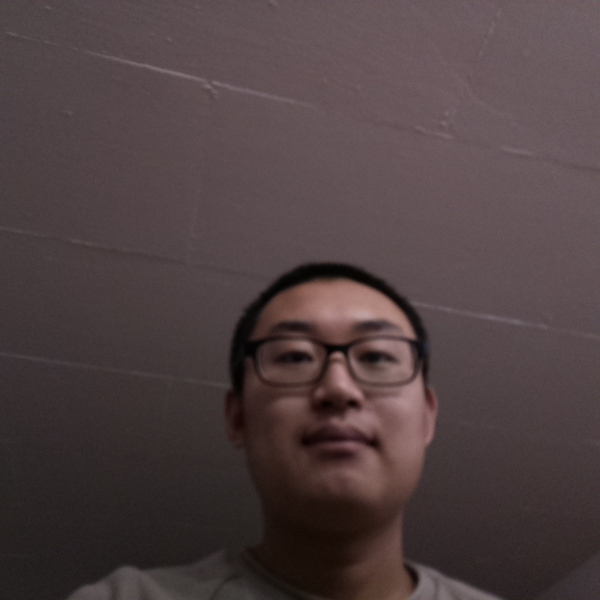
#> input picture identify_people/training-data/s3/0boteng.jpg, 600 x 600 px, found by its file name; its folder holds only this picture in this run
$ python face-create-gray.py   (older library calls are emulated)
#> lines starting #> are read from the running program, lines starting #| are printed output that depends on the picture; after the words box and inside, x2 and y2 are one past the last pixel; in counts of white or black regions, pixels touching at a corner belong together
import cv2
import sys
import os

# Get user supplied values
cascPath = "/home/pi/IoT_Control_Center_pi/training-data/haarcascade_frontalface_default.xml"

# For each person, one face id
face_id = 3
# Initialize sample face image
count = 0

# Create the haar cascade
faceCascade = cv2.CascadeClassifier(cascPath)
#------STEP-1--------
#get the directories (one directory for each subject) in data folder
data_folder_path = "/home/pi/IoT_Control_Center_pi/identify_people/training-data"
dirs = os.listdir(data_folder_path)
print(dirs)

#let's go through each directory and read images within it
for dir_name in dirs:
#our subject directories start with letter 's' so
#ignore any non-relevant directories if any
   if not dir_name.startswith("s"):
      continue;

#------STEP-2--------
#extract label number of subject from dir_name
#format of dir name = slabel
#, so removing letter 's' from dir_name will give us label
   label = int(dir_name.replace("s", ""))

#build path of directory containing images for current subject subject
#sample subject_dir_path = "training-data/s1"
   subject_dir_path = data_folder_path + "/" + dir_name
   print(subject_dir_path)
#get the images names that are inside the given subject directory
   subject_images_names = os.listdir(subject_dir_path)
   face_id = face_id+1

#------STEP-3--------
#go through each image name, read image,
#detect face and add face to list of faces
   for image_name in subject_images_names:

#ignore system files like .DS_Store
      if image_name.startswith("."):
         continue;

#build image path
#sample image path = training-data/s1/1.pgm
      image_path = subject_dir_path + "/" + image_name
      print(image_path)
#read image
      image = cv2.imread(image_path)
#> image is the input picture: shape (600, 600, 3); mean B, G, R 65.2, 64.2, 78.4

#display an image window to show the image
      #cv2.imshow("Training on image...", image)
      gray = cv2.cvtColor(image, cv2.COLOR_BGR2GRAY)
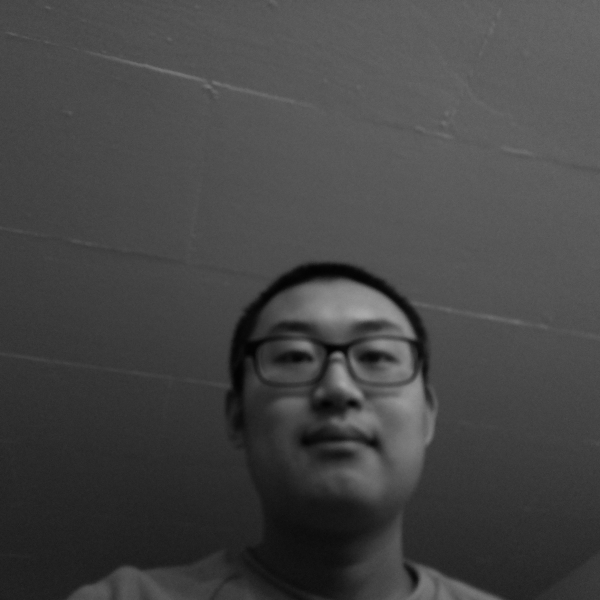
#> gray: shape (600, 600); min 2, max 170, mean 68.6

# Detect faces in the image
      faces = faceCascade.detectMultiScale(
      gray,
      scaleFactor=1.1,
      minNeighbors=4,
      minSize=(30, 30),
      #flags = cv2.cv.CV_HAAR_SCALE_IMAGE
      )
#> faces = [[234, 275, 208, 208]]

      print("Found {0} faces!".format(len(faces)))
#| Found 1 faces!
      print(faces)
#| [[234 275 208 208]]
# Draw a rectangle around the faces
      for (x, y, w, h) in faces:
         cv2.rectangle(image, (x, y), (x+w, y+h), (0, 255, 0), 2)
        # Increment sample face image
         count += 1
        # Save the captured image into the datasets folder
         cv2.imwrite(str(face_id) + '.' + str(count) + ".jpg", gray[y:y+h,x:x+w])
         cv2.destroyAllWindows()
#> this loop made 1 pass
#> (x, y, w, h, count) on pass 1: (234, 275, 208, 208, 1)
#> pass 1, `cv2.imwrite(str(face_id) + '.' + str(count) + ".jpg", gray[y:y+h,x:x+w])`:
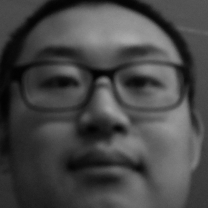
#> saved as 4.1.jpg: shape (208, 208); min 2, max 170, mean 70.8
#> after the loop:
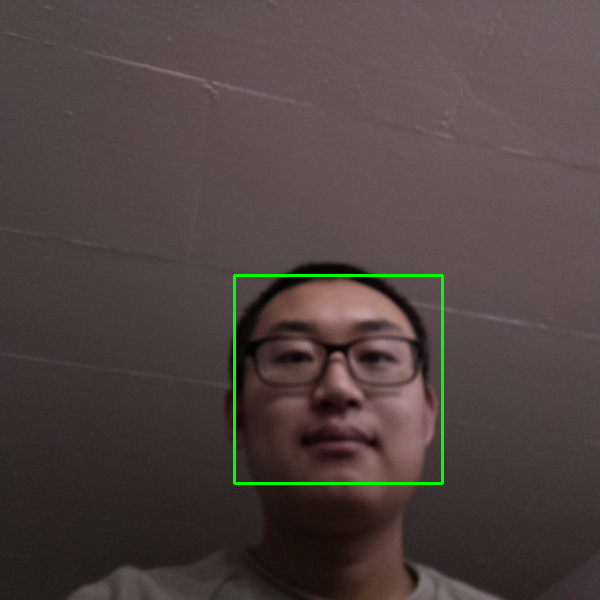
#> image: shape (600, 600, 3); 0.69% of pixels changed, all inside (x1, y1, x2, y2) = (233, 274, 444, 485)
#> after the loop, count = 1
   count = 1
#> pass 2 of the loop `for dir_name in dirs:`:
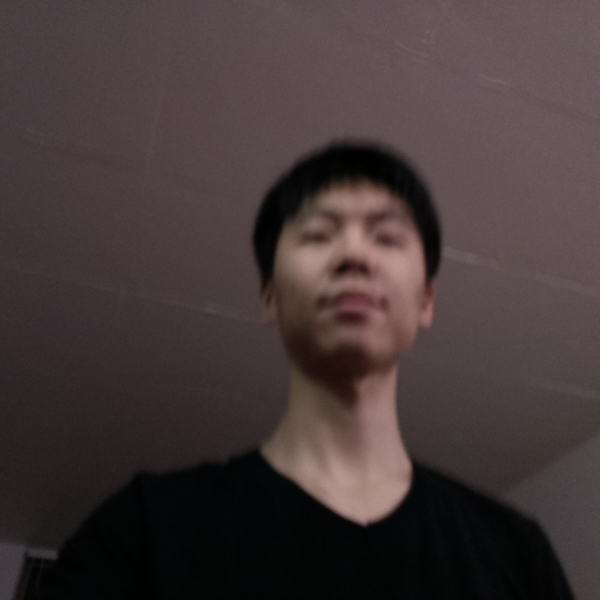
#> input picture identify_people/training-data/s4/0ziran.jpg, 600 x 600 px, found by its file name
#> image is the input picture: shape (600, 600, 3); mean B, G, R 56.3, 55.9, 68.1
#> faces = [[265, 162, 176, 176]]
#| Found 1 faces!
#| [[265 162 176 176]]
#> the loop `for (x, y, w, h) in faces:` made 1 pass
#> (x, y, w, h, count) on pass 1: (265, 162, 176, 176, 2)
#> pass 1, `cv2.imwrite(str(face_id) + '.' + str(count) + ".jpg", gray[y:y+h,x:x+w])`:
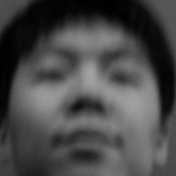
#> saved as 5.2.jpg: shape (176, 176); min 0, max 165, mean 73.3
#> after the loop `for (x, y, w, h) in faces:`:
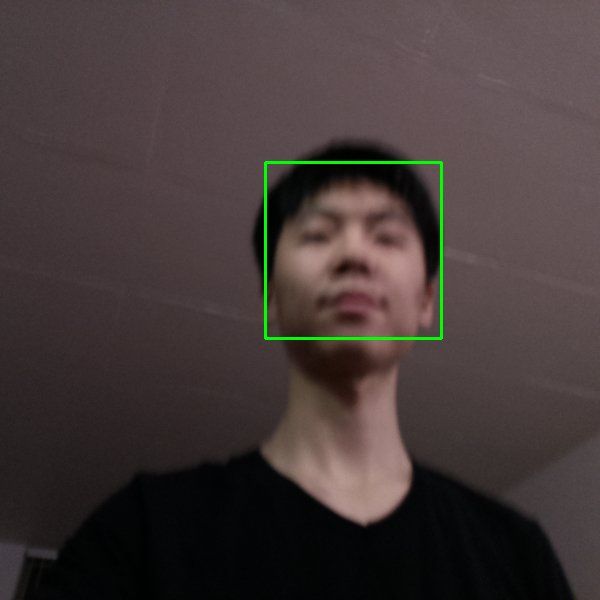
#> image: shape (600, 600, 3); 0.59% of pixels changed, all inside (x1, y1, x2, y2) = (264, 161, 443, 340)
#> after the loop `for (x, y, w, h) in faces:`: count = 2
